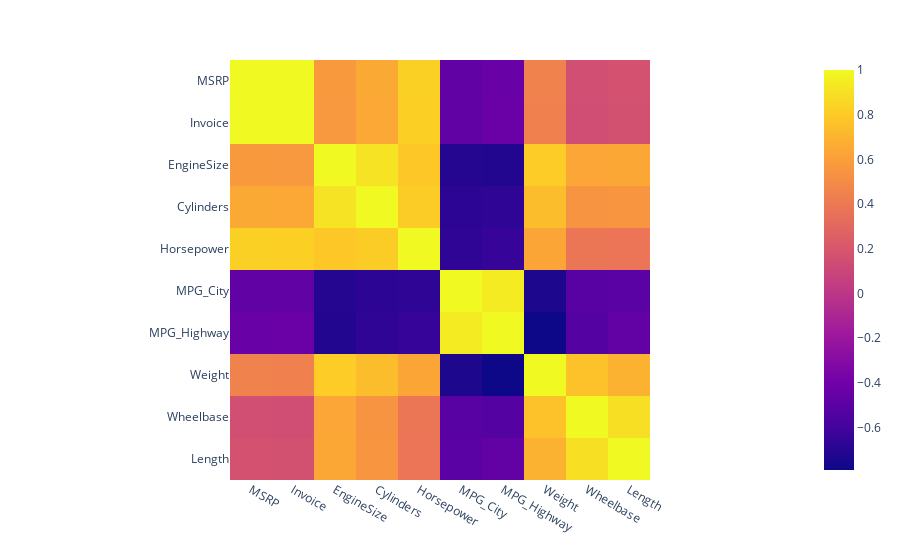

Write notebook code for a chart like this one.
### Code cell
fig = px.imshow(corr_matrix)
fig.show()

### Figure 1 — Plotly figure (JSON) as saved in the notebook; plotly's stock layout.template omitted (floating-point values rounded to 4 significant figures)
{"data": [{"coloraxis": "coloraxis", "hovertemplate": "x: %{x}<br>y: %{y}<br>color: %{z}<extra></extra>", "name": "0", "type": "heatmap", "x": ["MSRP", "Invoice", "EngineSize", "Cylinders", "Horsepower", "MPG_City", "MPG_Highway", "Weight", "Wheelbase", "Length"], "xaxis": "x", "y": ["MSRP", "Invoice", "EngineSize", "Cylinders", "Horsepower", "MPG_City", "MPG_Highway", "Weight", "Wheelbase", "Length"], "yaxis": "y", "z": [[1.0, 0.9991, 0.5718, 0.6497, 0.8269, -0.475, -0.4396, 0.4484, 0.152, 0.172], [0.9991, 1.0, 0.5645, 0.6452, 0.8237, -0.4704, -0.4346, 0.4423, 0.1483, 0.1666], [0.5718, 0.5645, 1.0, 0.908, 0.7874, -0.7095, -0.7173, 0.8079, 0.6365, 0.6374], [0.6497, 0.6452, 0.908, 1.0, 0.8103, -0.6844, -0.6761, 0.7422, 0.5467, 0.5478], [0.8269, 0.8237, 0.7874, 0.8103, 1.0, -0.6767, -0.6472, 0.6308, 0.3874, 0.3816], [-0.475, -0.4704, -0.7095, -0.6844, -0.6767, 1.0, 0.941, -0.738, -0.5073, -0.5015], [-0.4396, -0.4346, -0.7173, -0.6761, -0.6472, 0.941, 1.0, -0.791, -0.5247, -0.4661], [0.4484, 0.4423, 0.8079, 0.7422, 0.6308, -0.738, -0.791, 1.0, 0.7607, 0.69], [0.152, 0.1483, 0.6365, 0.5467, 0.3874, -0.5073, -0.5247, 0.7607, 1.0, 0.8892], [0.172, 0.1666, 0.6374, 0.5478, 0.3816, -0.5015, -0.4661, 0.69, 0.8892, 1.0]]}], "layout": {"coloraxis": {"colorscale": [[0, "#0d0887"], [0.1111, "#46039f"], [0.2222, "#7201a8"], [0.3333, "#9c179e"], [0.4444, "#bd3786"], [0.5556, "#d8576b"], [0.6667, "#ed7953"], [0.7778, "#fb9f3a"], [0.8889, "#fdca26"], [1, "#f0f921"]]}, "margin": {"t": 60}, "xaxis": {"anchor": "y", "constrain": "domain", "domain": [0, 1], "scaleanchor": "y"}, "yaxis": {"anchor": "x", "autorange": "reversed", "constrain": "domain", "domain": [0, 1]}}}
